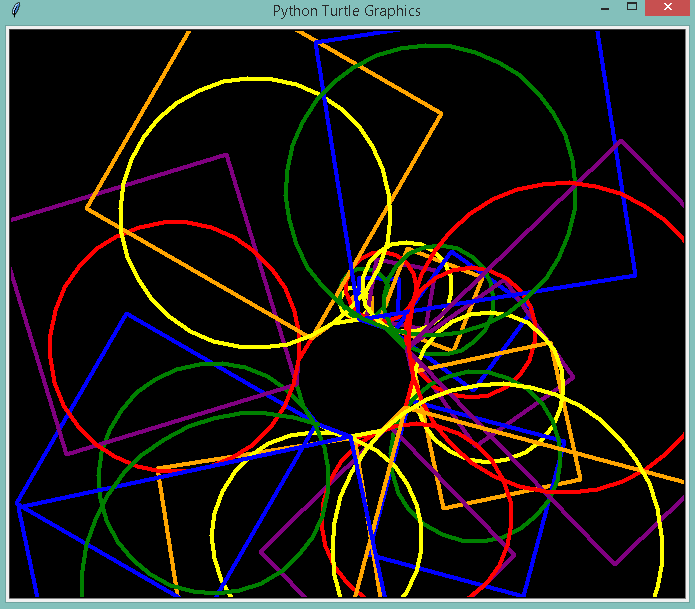

Source code (Python):
import turtle as t
import time as ti
from itertools import cycle

colors = cycle(['red','orange','yellow','blue','green','purple'])

def draw_circle(size,angle,shift,shape):
    t.pencolor(next(colors))
    next_shape = ''
    if shape == 'circle':
        t.circle(size)
        next_shape = 'square'
    elif shape == 'square':
        for i in range(4):
            t.forward(size * 2)
            t.left(90)
        next_shape = 'circle'
    t.right(angle)
    t.forward(shift)
    draw_circle(size + 5,angle+1,shift+1,next_shape)

t.bgcolor('black')
t.speed('fast')
t.pensize(4)

draw_circle(5,0,1,'circle')

ti.sleep(3)
t.hideturtle()
